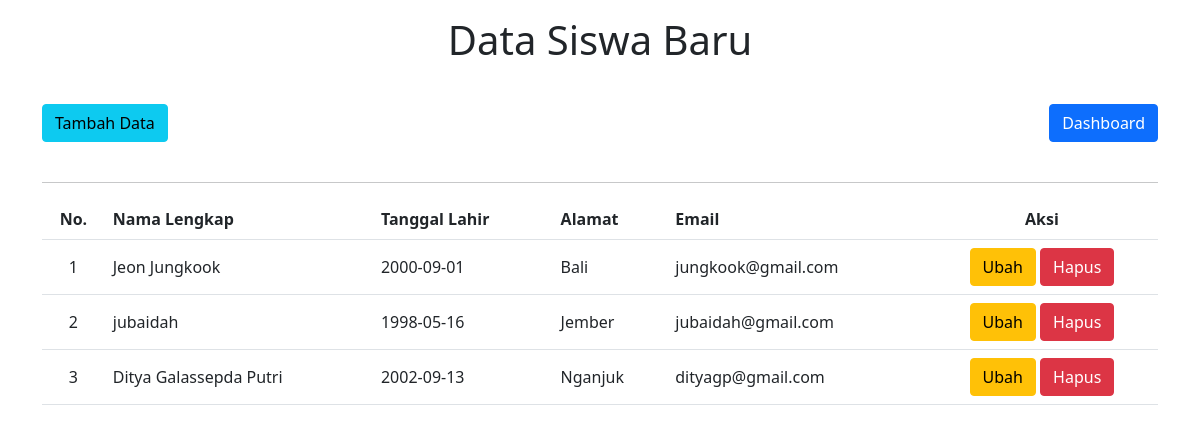
The app's page /siswa.php with its own data.
### tables this page shows
CREATE TABLE `siswa_baru` (
  `id` int(11) NOT NULL,
  `nama` varchar(200) NOT NULL,
  `ttl` varchar(100) NOT NULL,
  `alamat` varchar(200) NOT NULL,
  `email` varchar(100) NOT NULL
);

### fungsi.php (called while the page is built, shortened)
<?php
require "config.php";
function query($query) {
	global $conn;
	$result = mysqli_query($conn, $query);
	$rows = [];
	while( $row = mysqli_fetch_assoc($result) ) {
		$rows[] = $row;
	}
	return $rows;
}
function dekripsi($data) {
    $method="AES-128-CTR";
    $key ="Sicantik123@#@";
    $option=0;
    $iv="1251632135716362";
	return openssl_decrypt($data, $method, $key, $option, $iv);
}

### siswa.php (the view, shortened to what this page needs)
<?php
require 'fungsi.php';
$siswa = query("SELECT * FROM `siswa_baru`");
?>
<!doctype html>
<html lang="en">
<head>
    <link href="https://cdn.jsdelivr.net/npm/bootstrap@5.1.3/dist/css/bootstrap.min.css" rel="stylesheet">
</head>
<body style="background-image: url(https://encrypted-tbn0.gstatic.com/images?q=tbn:ANd9GcSp2nZYVYfWwqjowvQICn0j24E00_xSE1weLQ&usqp=CAU)">
    <div class="container mt-3">
        <h1 align="center" class="mb-3">Data Siswa Baru</h1> <br>
        <div class="d-flex justify-content-between">
            <a href="tambah_siswa.php" class="btn btn-info">Tambah Data</a>
            <a href="dashboard.php" class="btn btn-primary">Dashboard</a>
        </div>
        <br>
        <hr>
        <table class="table table-hover">
            <tr>
                <th class="text-center">No.</th>
                <th>Nama Lengkap</th>
                <th>Tanggal Lahir</th>
                <th>Alamat</th>
                <th>Email</th>
                <th class="text-center">Aksi</th>
            </tr>
            <?php $i = 1; ?>
            <?php foreach( $siswa as $row ) : ?>
            <tr>
                <td class="align-middle text-center"><?= $i; ?></td>
                <td class="align-middle"><?= $row["nama"]; ?></td>
                <td class="align-middle"><?= $row["ttl"]; ?></td>
                <td class="align-middle"><?= $row["alamat"]; ?></td>
                <td class="align-middle"><?= dekripsi($row["email"]); ?></td>
                <td class="align-middle text-center">
                    <a class="btn btn-warning" href="ubah_siswa.php?id=<?= $row["id"]; ?>">Ubah</a>
                    <a class="btn btn-danger" href="hapus_siswa.php?id=<?= $row["id"]; ?>" onclick="return confirm('Apakah Anda Yakin Ingin Mengahpus Data Ini?!');">Hapus</a>
                </td>
            </tr>
            <?php $i++; ?>
            <?php endforeach; ?>
        </table>
    </div>
</body>
</html>

### records on screen
siswa_baru: nama "Jeon Jungkook", ttl "2000-09-01", alamat "Bali", email "jungkook@gmail.com"
siswa_baru: nama "jubaidah", ttl "1998-05-16", alamat "Jember", email "jubaidah@gmail.com"
siswa_baru: nama "Ditya Galassepda Putri", ttl "2002-09-13", alamat "Nganjuk", email "dityagp@gmail.com"
